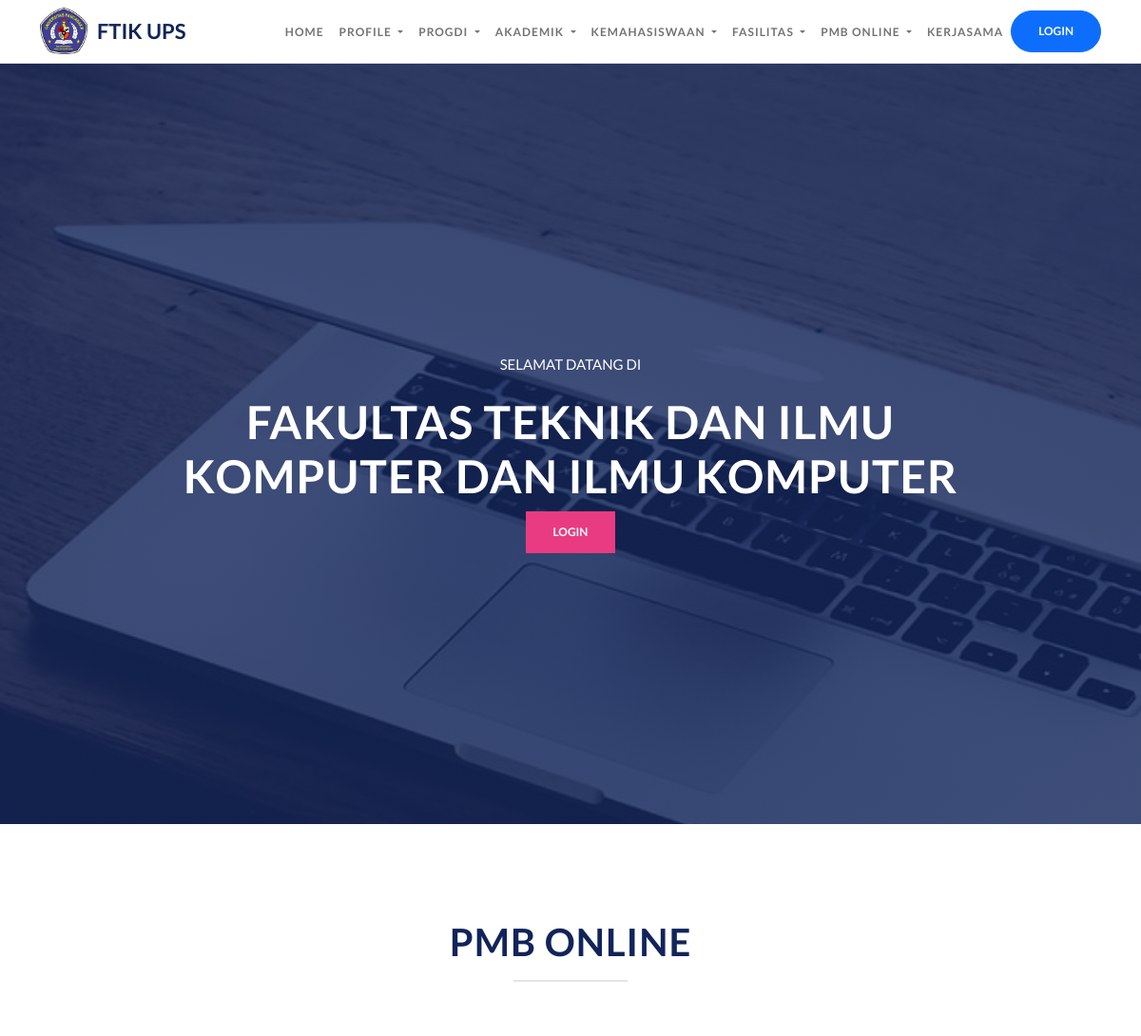
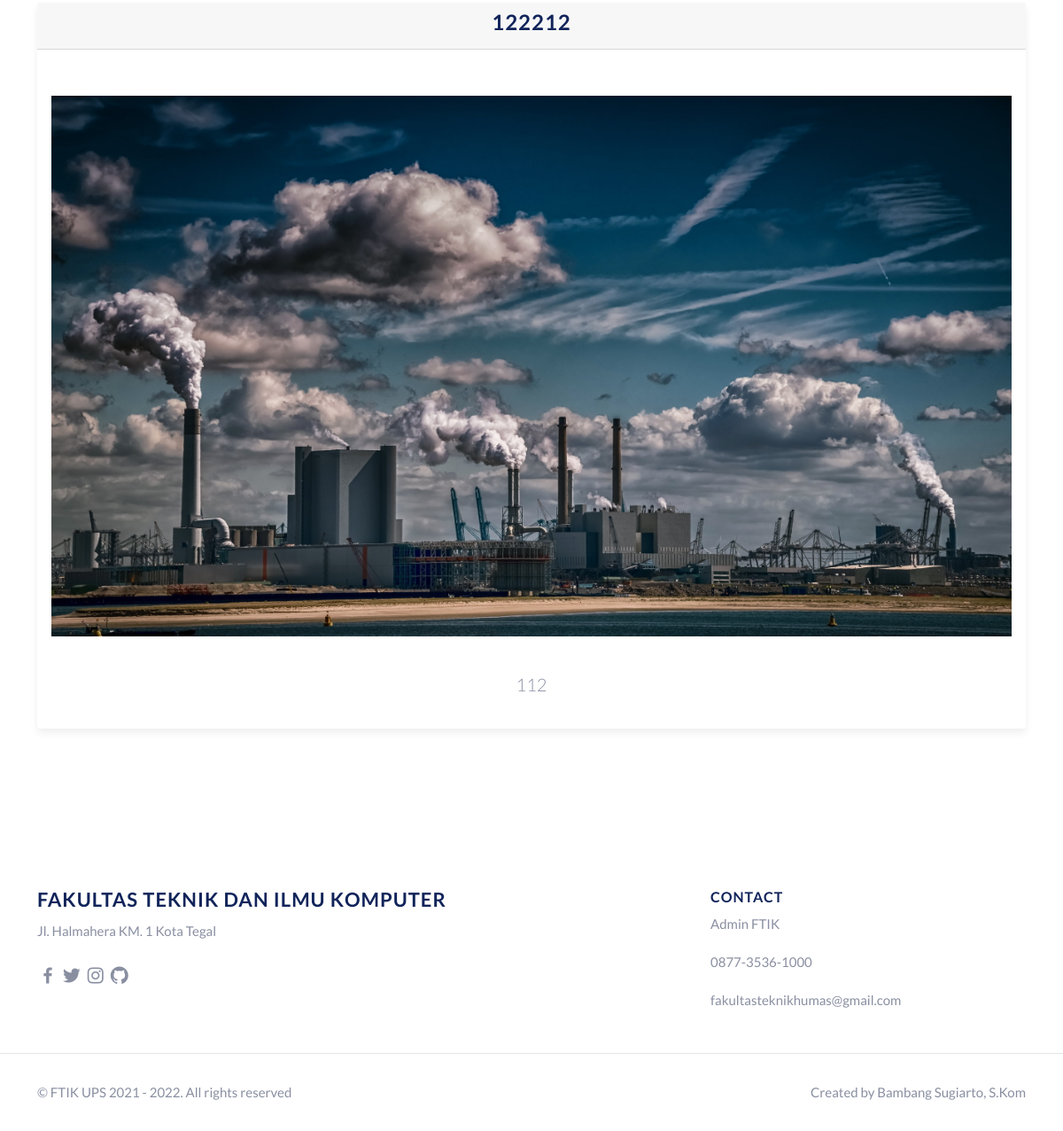
Screenshot of /brosur.php with the database file from the repository (2 pictures, top to bottom).
### tables this page shows
CREATE TABLE `tb_brosur` (
  `id` int(11) NOT NULL,
  `judul` varchar(128) NOT NULL,
  `deskripsi` varchar(255) NOT NULL,
  `foto` varchar(255) NOT NULL
);

### brosur.php (the view, shortened to what this page needs)
<!doctype html>
<html lang="en">
<head>
</head>
<body data-bs-spy="scroll" data-bs-target=".navbar">
   <?php include "navbar.php"; ?>
   <section id="home">
      <div class="container text-center">
         <div class="row justify-content-center">
            <div class="col-md-10">
               <p class="text-white">SELAMAT DATANG DI</p>
               <h1 class="text-white display-5">Fakultas Teknik dan Ilmu Komputer dan Ilmu Komputer</h1>
               <a href="login.php" class="btn btn-brand">Login</a>
            </div>
         </div>
      </div>
   </section>
   <section id="features m-auto">
      <div class="container">
         <div class="row">
            <div class="col-12 section-intro">
               <h1>PMB Online</h1>
               <div class="hline"></div>
            </div>
         </div>
         <div class="row gy-4">
            <div class="col-lg-12">
               <?php
               include "koneksi.php";
               $query = "SELECT * FROM tb_brosur";
               $query_run = mysqli_query($koneksi, $query);
               while ($row = mysqli_fetch_array($query_run)) {
               ?>
                  <div class="card" style=" border: 0; box-shadow: 0 5px 10px #efefef;">
                     <div class="card-header">
                        <h4 class="text-center"><?= $row['judul'] ?></h4>
                     </div>
                     <div class="card-body">
                        <p class="lead" align="center">
                           <br>
                           <img src="uploads/<?= $row['foto'] ?>" alt="" style="width: autopx; margin: auto;">
                           <br>
                           <br>
                           <?= $row['deskripsi'] ?>
                        </p>
                     </div>
                  </div>
               <?php
               }
               ?>
            </div>
         </div>
      </div>
   </section>
   <?php include "footer.php"; ?>
</body>
</html>

### css/style.css (style rules this page uses)
body { line-height: 1.8; color: #898fa1; font-size: 15px; font-family: 'Lato', sans-serif; }
h1,h2,h3,h4,h5,h6 { font-weight: 700; letter-spacing: 1px; text-transform: uppercase; color: #11245A; }
a { font-weight: 700; transition: all 0.4s ease; text-decoration: none; }
img { width: 100%; }
section { padding-top: 100px; padding-bottom: 100px; }
#home { background: linear-gradient(rgba(17, 36, 90, 0.8), rgba(17, 36, 90, 0.8)), url(../img/hero_img.jpg); min-height: 100vh; background-size: cover; background-position: center; background-attachment: fixed; display: flex; align-items: center; }
#home h1 { font-weight: 700; }
#home p { max-width: 550px; margin: 18px auto; }
.btn { font-weight: 700; font-size: 12px; text-transform: uppercase; padding: 12px 28px; border-radius: 0; }
.btn-brand { background-color: #E93B81; color: #fff; }
.section-intro { text-align: center; margin-bottom: 60px; }
.section-intro .hline { width: 120px; height: 2px; background-color: rgba(0, 0, 0, 0.1); margin: 16px auto 0 auto; }

### rows the page displays
tb_brosur: judul "122212", foto (picture), deskripsi "112"
